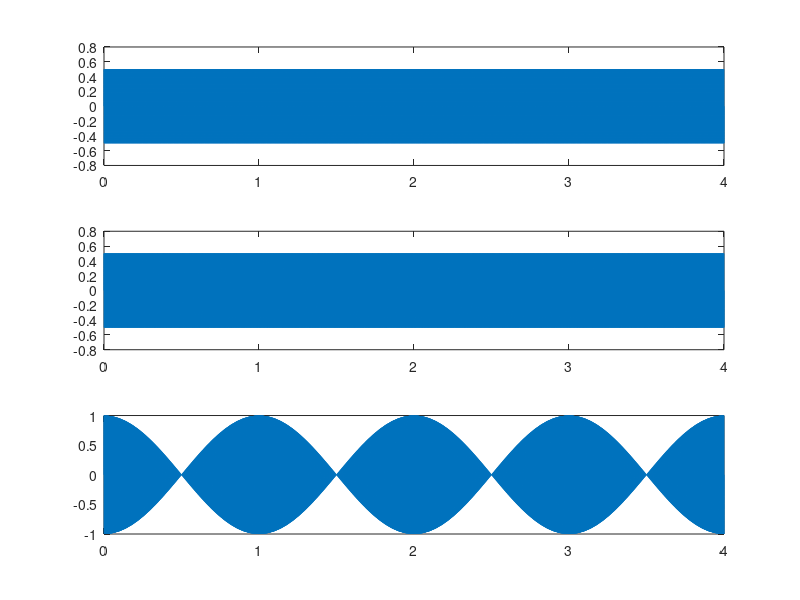

The MATLAB script that drew this image:
close all;
clear all;
clc;

f1=440;
f2=441;
Amp = 0.5;
ts=22000;
T=4;
t=0:1/ts:T;
y1=Amp * sin(2*pi*f1*t);
y2=Amp * sin(2*pi*f2*t);
y3 = y1+y2;

subplot(3,1,1);
plot(t,y1);

subplot(3,1,2);
plot(t,y2);

subplot(3,1,3);
plot(t,y3);